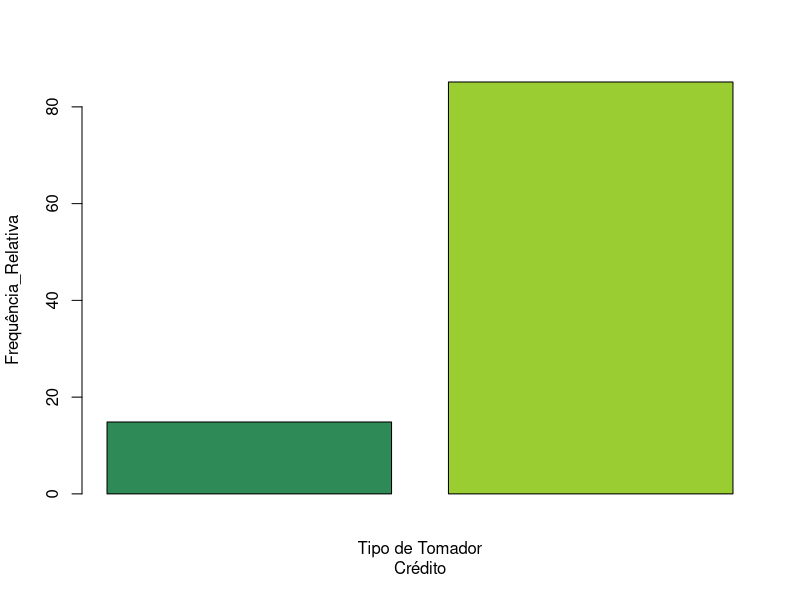
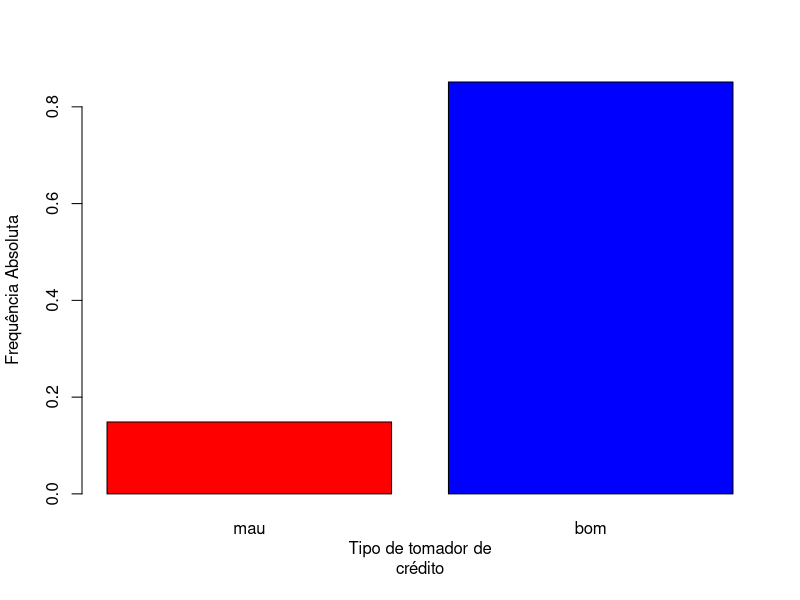
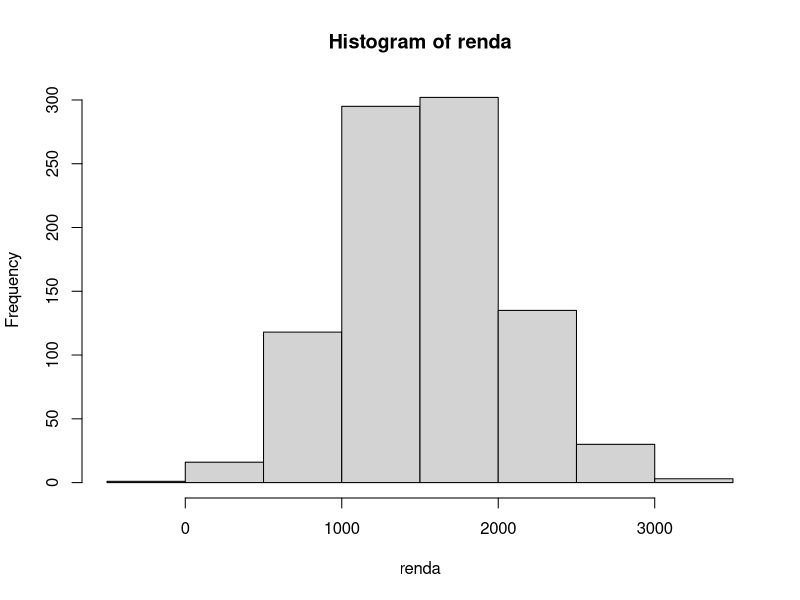

These figures' R source, in order:
# https://yampa.app/blog/empreendedorismo-no-pcd/
# https://agenciadenoticias.ibge.gov.br/agencia-noticias/2012-agencia-de-noticias/noticias/37317-pessoas-com-deficiencia-tem-menor-acesso-a-educacao-ao-trabalho-e-a-renda
# https://agenciagov.ebc.com.br/noticias/202403/levantamento-do-esocial-aponta-545-9-mil-trabalhadores-com-deficiencia-no-mercado-de-trabalho-no-brasil#:~:text=A%20média%20salarial%20de%20uma,de%20R%24%201.637%2C50.

# analise do default
pop_sol_cred<-10000
set.seed(999)
n<-6048
bom.n<-rbinom(n,1,.85)
bom.n
table(bom.n)
str(bom.n)
mean(bom.n)

class_pg <- factor(bom.n,
                   levels = c(0,1),
                   labels = c("mau","bom"),
                   ordered = TRUE 
)

str(class_pg)

class_pg

summary(class_pg)

table(class_pg)

data.default<-data.frame(class_pg)

data.default

tail(data.default)

head(data.default)

data.default<-data.frame(table(class_pg))
data.default

colnames(data.default)[2]<-"Freq_absoluta"
data.default

data.default<-data.frame(id=1:2,data.default)
data.default

Freq_relativa<-
  round(data.default$Freq_absoluta/sum(data.default$Freq_absoluta)*100,2)

data.default

data.default$id.1<-NULL
data.default

Freq_relativa

Freq_relativa<-data.frame(id=1:2,Freq_relativa)

Freq_relativa

table_padrão<-data.frame(merge(data.default,Freq_relativa))
table_padrão

barplot(table_padrão$Freq_relativa,xlab= "Tipo de Tomador
Crédito",ylab="Frequência_Relativa",col=c("seagreen", "yellowgreen"))

class_pg

prop.table(table(class_pg))

barplot(prop.table(table(class_pg)),xlab="Tipo de tomador de
crédito",ylab="Frequência Absoluta",col=c("red","blue"))

# Analise dos pcd
# correspondem a 9% da nossa população br
# 29% pcd trabalham
# 85,52% é mau pagador
# 63% é homem, 37% é mulher
# 47% tem mais de 60 anos 
pop_sol_cred<-10000
set.seed(999)
n <- pop_sol_cred * 0.09

idade <- c(
  sample(2:9, n * 0.04, replace = TRUE), # 2 a 9 - 4%
  sample(10:19,n * 0.05, replace = TRUE), # 10 a 19 - 5%
  sample(20:29,n * 0.06, replace = TRUE), # 20 a 29 - 6%
  sample(30:39,n * 0.08, replace = TRUE), # 30 a 39 - 8%
  sample(40:49,n * 0.12, replace = TRUE), # 40 a 49 - 12%
  sample(50:59,n * 0.17, replace = TRUE), # 50 a 59 - 17%
  sample(60:69,n * 0.18, replace = TRUE), # 60 a 69 - 18%
  sample(70:79,n * 0.16, replace = TRUE), # 70 a 79 - 16%
  sample(80:105, n * 0.14, replace = TRUE) # 80+ - 14%
)

idade <- factor(idade,   # transformando os numeros em labels
                levels = c(1:8),
                labels = c("2 a 9 anos",
                          "10 a 19 anos",
                          "20 a 29 anos",
                          "30 a 39 anos",
                          "40 a 49 anos",
                          "50 a 59 anos",
                          "60 a 69 anos",
                          "70+ anos")) 

renda <- rnorm(n, mean = 1524.63, sd = 500)
hist(renda)

trabalho <- rbinom(n,1,.29) # 0 eh empregado e 1 eh desempregado 

trabalho <- factor(trabalho,
                levels = c(0:1),
                labels = c("Empregado",
                          "Desempregado")) 

pagador <- rbinom(n,1,.85) # 0 eh mau e 1 eh bom

pagador <- factor(pagador,
                levels = c(0:1),
                labels = c("Mau Pagador",
                          "Bom Pagador")) 

genero <- rbinom(n,1,.63) # 0 eh homem e 1 eh mulher

genero <- factor(genero,
                levels = c(0:1),
                labels = c("Masculino",
                          "Feminino")) 

# Gráficos de Barra OU Linhas
library(ggplot2)

# comparar grupos de idade x qualidade pagador - linhas eh melhor pq sao vários
comp_idade_pagador <- data.frame(idade, pagador) 

# comparar genero x qualidade pagador - barra eh melhor pq sao 2 grupos

# empregabilidade x qualidade pagador - barra eh melhor pq sao 2 grupos

# comparar renda por faixas etárias (infatojuvenil, adulto, idosos) - correlação é uma boa, mas pd ser media de renda por faixa etária (barras)

# faixas etárias x qualidade pagador - barra ou linha btw